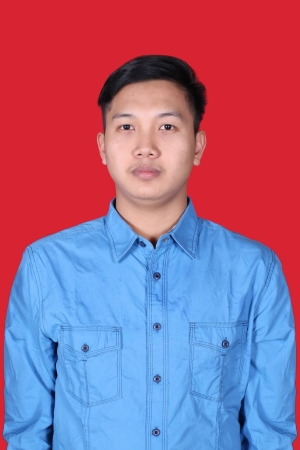
#> input picture Agung eka purnomo-flip (6)/Agung eka purnomo-flip/agung.jpg, 300 x 450 px
$ python Untitled-1.py
#> lines starting #> are read from the running program, lines starting #| are printed output that depends on the picture
import cv2

load = cv2.imread('agung.jpg')
#> load is the input picture: shape (450, 300, 3); mean B, G, R 141.9, 104.8, 155.7
flip = cv2.flip(load, 0)
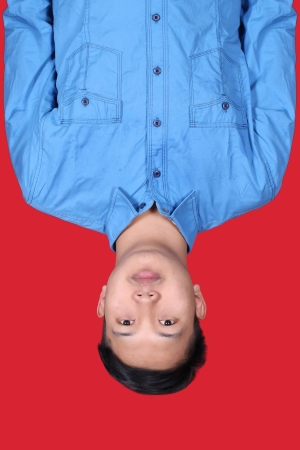
#> flip: shape (450, 300, 3); mean B, G, R 141.9, 104.8, 155.7
flip1 = cv2.flip(load, 2)
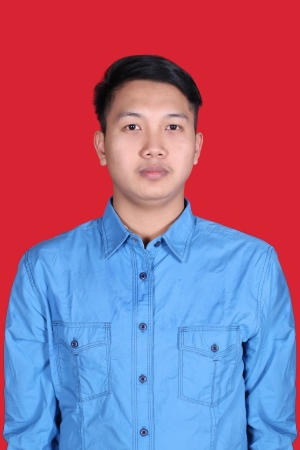
#> flip1: shape (450, 300, 3); mean B, G, R 141.9, 104.8, 155.7
flip2 = cv2.flip(load, -1)
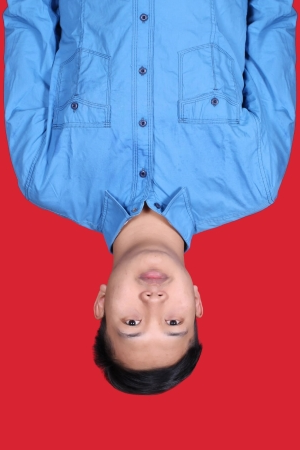
#> flip2: shape (450, 300, 3); mean B, G, R 141.9, 104.8, 155.7

cv2.imshow('Putar Gambar 0',flip)
cv2.imshow('Putar Gambar 2',flip1)
cv2.imshow('Putar Gambar -1',flip2)

cv2.waitKey(0)
cv2.destroyAllWindows()
